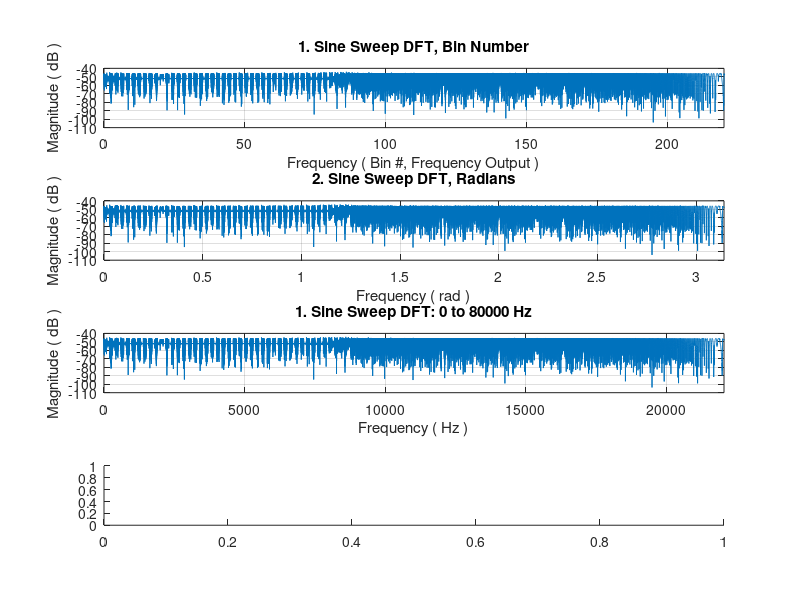

MATLAB code to generate this figure: (Note: this script raises an error after producing the figure.)
function sineSweepFFT()
% q3 - Answer to question 3
% -------------------------
% Generates fft of sine sweep [f0, f1], stepped at interval ivl, 
% producing animated and static frequency-domain visualizations
% -------------------------
% Gregor McWilliam


% Clear screen

clc
close all

% Use text() function on points at which aliasing begins, or any other 
% such areas of interest?

% SET INITIAL VARIABLES ----------|

fs = 44100;
dur = 1;

% Total number of samples to be evaluated
N = fs * dur;

% Set lowest and highest frequency of sine sweep
f0 = 0;
f1 = 80000;

% Sweep interval, in Hz
ivl = 100;

% GENERATE TIME-DOMAIN SIGNALS ----------|

% Create index array
n = linspace(0, N-1, N);

% Scale each index by the range f1 - f0
w = (n / N) * (f1 - f0);

% Increase frequency by ivl Hz only once the next interval is reached
f = floor(w / ivl) * ivl;

% Plug arrays into sine function
y = sin(2*pi * f .* n / fs);

% Generate a window each interval
% window = blackman(N / ivl);
% window = repmat(window, floor(N/ivl), 1);

% Or generate a window for the whole signal
% window = blackman(N);

% Scale the signal by the desired window
% y = y .* window';

% FREQUENCY-DOMAIN TRANSFORMATION ----------|

% Compute DFT of y
Y = fft(y);
% Compute the magnitude of DFT(y)
Y = abs(Y);
% Normalize in frequency domain
Y = Y / length(Y);
% Convert amplitude into dB
Y = 20 * log10(Y);

% PREPARE PLOT ----------|

% Set figure dimensions and location
x0 = 50;
y0 = 50;
width = 1100;
height = 900;
set(gcf,'position',[x0,y0,width,height])

% STATIC PLOTS ----------|

% Plot with bin number on x-axis
figure(1)
subplot(411)
plot((n(1 : floor(N)) / ivl) / dur, Y(1 : floor(N)))
xlim([0 floor(N/2/ivl)/dur])
t1 = sprintf("1. Sine Sweep DFT, Bin Number");
title(t1);
xlabel("Frequency ( Bin #, Frequency Output )");
ylabel("Magnitude ( dB )");
% text(floor(f1/ivl/2), y(floor(f1/ivl/2)), "Nyquist Frequency");
grid on

% Plot with unit-circle position (radians) on x-axis
subplot(412)
plot((n(1 : floor(N)) * 2*pi / fs) / dur, Y(1 : floor(N)))
xlim([0 (floor(N/2)/fs) * (2*pi)/dur])
t2 = sprintf("2. Sine Sweep DFT, Radians");
title(t2);
xlabel("Frequency ( rad )");
ylabel("Magnitude ( dB )");
grid on

% Plot with frequency (Hz) on x-axis
subplot(413)
plot(n/dur, Y(1 : floor(N)))
xlim([0 (N/dur)/2])
t3 = sprintf("1. Sine Sweep DFT: %d to %d Hz", f0, f1);
title(t3);
xlabel("Frequency ( Hz )");
ylabel("Magnitude ( dB )");
% Label point at which f > = fs/2
% text(floor(fs/2), y(floor(fs/2)), "Nyquist Frequency");
grid on

% ANIMATED PLOTS ----------|

% Plot animated visualization of DFT
subplot(414)
h = animatedline("Color", "m");
axis([0 n(floor(N/2)) min(Y) max(Y)])
t4 = sprintf("Sine Sweep DFT, Animated: %d to %d Hz", f0, f1);
title(t4);
xlabel("Frequency ( Hz )");
ylabel("Magnitude ( dB )");
grid on

for x = n
    addpoints(h, n(x+1), Y(x+1))
    drawnow limitrate
end

% Plot spectrogram representation
figure(2)
t6 = sprintf("Spectrogram: Sine Sweep, %d to %d Hz", f0, f1);
spectrogram(y, rectwin(441), 0, 441, fs, "yaxis"); drawnow limitrate
title(t6);
grid on

% ------------------------------------------------------------

% Plot animated visualization of time-domain signal (optional)
% figure(1)
% subplot(515)
% h = animatedline("Color", "m");
% axis([0 n(floor(N)) min(y) max(y)])
% t5 = sprintf("Time-Domain Sine Sweep, Animated: %d to %d Hz", f0, f1);
% title(t5);
% xlabel("Frequency ( Hz )");
% ylabel("Magnitude ( dB )");
% grid on
% 
% for x = n
%     addpoints(h, n(x+1), y(x+1))
%     drawnow limitrate
% end

end
